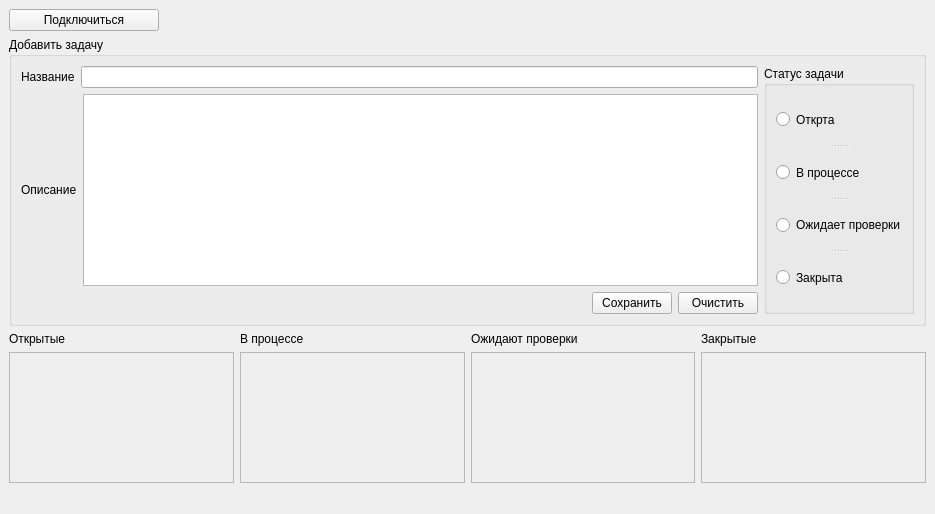
<?xml version="1.0" encoding="UTF-8"?>
<ui version="4.0">
 <class>MainWindow</class>
 <widget class="QMainWindow" name="MainWindow">
  <property name="geometry">
   <rect>
    <x>0</x>
    <y>0</y>
    <width>935</width>
    <height>514</height>
   </rect>
  </property>
  <property name="windowTitle">
   <string>Планировщик задач</string>
  </property>
  <property name="styleSheet">
   <string notr="true">border-top-color: qlineargradient(spread:pad, x1:0, y1:0, x2:1, y2:0, stop:0 rgba(255, 178, 102, 255), stop:0.55 rgba(235, 148, 61, 255), stop:0.98 rgba(0, 0, 0, 255), stop:1 rgba(0, 0, 0, 0));</string>
  </property>
  <widget class="QWidget" name="centralwidget">
   <layout class="QGridLayout" name="gridLayout_3">
    <item row="0" column="0">
     <widget class="QPushButton" name="buttonConnectionServer">
      <property name="minimumSize">
       <size>
        <width>150</width>
        <height>0</height>
       </size>
      </property>
      <property name="maximumSize">
       <size>
        <width>100</width>
        <height>16777215</height>
       </size>
      </property>
      <property name="text">
       <string>Подключиться</string>
      </property>
     </widget>
    </item>
    <item row="1" column="0">
     <widget class="QGroupBox" name="addTaskGroup">
      <property name="sizePolicy">
       <sizepolicy hsizetype="Expanding" vsizetype="Preferred">
        <horstretch>0</horstretch>
        <verstretch>0</verstretch>
       </sizepolicy>
      </property>
      <property name="maximumSize">
       <size>
        <width>16777215</width>
        <height>16777215</height>
       </size>
      </property>
      <property name="autoFillBackground">
       <bool>true</bool>
      </property>
      <property name="title">
       <string>Добавить задачу</string>
      </property>
      <property name="flat">
       <bool>false</bool>
      </property>
      <property name="checkable">
       <bool>false</bool>
      </property>
      <layout class="QGridLayout" name="gridLayout">
       <item row="0" column="0">
        <layout class="QVBoxLayout" name="verticalLayout">
         <item>
          <layout class="QHBoxLayout" name="horizontalLayout">
           <item>
            <widget class="QLabel" name="labelTaskName">
             <property name="text">
              <string>Название</string>
             </property>
            </widget>
           </item>
           <item>
            <widget class="QLineEdit" name="taskName"/>
           </item>
          </layout>
         </item>
         <item>
          <layout class="QHBoxLayout" name="horizontalLayout_2">
           <item>
            <widget class="QLabel" name="labelTaskDescription">
             <property name="text">
              <string>Описание</string>
             </property>
             <property name="wordWrap">
              <bool>true</bool>
             </property>
            </widget>
           </item>
           <item>
            <widget class="QTextEdit" name="taskDescription"/>
           </item>
          </layout>
         </item>
         <item>
          <layout class="QHBoxLayout" name="horizontalLayout_3">
           <item>
            <spacer name="horizontalSpacer">
             <property name="orientation">
              <enum>Qt::Horizontal</enum>
             </property>
             <property name="sizeHint" stdset="0">
              <size>
               <width>40</width>
               <height>20</height>
              </size>
             </property>
            </spacer>
           </item>
           <item>
            <widget class="QPushButton" name="saveButton">
             <property name="text">
              <string>Сохранить</string>
             </property>
            </widget>
           </item>
           <item>
            <widget class="QPushButton" name="clearButton">
             <property name="text">
              <string>Очистить</string>
             </property>
            </widget>
           </item>
          </layout>
         </item>
        </layout>
       </item>
       <item row="0" column="1">
        <widget class="QGroupBox" name="groupBox">
         <property name="title">
          <string>Статус задачи</string>
         </property>
         <layout class="QGridLayout" name="gridLayout_2">
          <item row="0" column="0">
           <layout class="QVBoxLayout" name="verticalLayout_6">
            <item>
             <widget class="QSplitter" name="splitter">
              <property name="orientation">
               <enum>Qt::Vertical</enum>
              </property>
              <widget class="QRadioButton" name="radioOpen">
               <property name="text">
                <string>Открта</string>
               </property>
              </widget>
              <widget class="QRadioButton" name="radioProcess">
               <property name="text">
                <string>В процессе</string>
               </property>
              </widget>
              <widget class="QRadioButton" name="radioVerification">
               <property name="text">
                <string>Ожидает проверки</string>
               </property>
              </widget>
              <widget class="QRadioButton" name="radioClosed">
               <property name="text">
                <string>Закрыта</string>
               </property>
              </widget>
             </widget>
            </item>
           </layout>
          </item>
         </layout>
        </widget>
       </item>
      </layout>
     </widget>
    </item>
    <item row="2" column="0">
     <layout class="QHBoxLayout" name="horizontalLayout_4">
      <item>
       <layout class="QVBoxLayout" name="VLayout1">
        <item>
         <widget class="QLabel" name="label">
          <property name="text">
           <string>Открытые</string>
          </property>
         </widget>
        </item>
        <item>
         <widget class="QScrollArea" name="scrollAreaOpen">
          <property name="widgetResizable">
           <bool>true</bool>
          </property>
          <widget class="QWidget" name="scrollAreaWidgetContents_2">
           <property name="geometry">
            <rect>
             <x>0</x>
             <y>0</y>
             <width>220</width>
             <height>96</height>
            </rect>
           </property>
           <layout class="QGridLayout" name="gridLayout_4">
            <item row="0" column="0">
             <layout class="QVBoxLayout" name="openTaskLayout"/>
            </item>
           </layout>
          </widget>
         </widget>
        </item>
       </layout>
      </item>
      <item>
       <layout class="QVBoxLayout" name="Layout2">
        <item>
         <widget class="QLabel" name="label_2">
          <property name="text">
           <string>В процессе</string>
          </property>
         </widget>
        </item>
        <item>
         <widget class="QScrollArea" name="scrollAreaProcess">
          <property name="widgetResizable">
           <bool>true</bool>
          </property>
          <widget class="QWidget" name="scrollAreaWidgetContents_3">
           <property name="geometry">
            <rect>
             <x>0</x>
             <y>0</y>
             <width>221</width>
             <height>96</height>
            </rect>
           </property>
           <layout class="QGridLayout" name="gridLayout_5">
            <item row="0" column="0">
             <layout class="QVBoxLayout" name="proccesTaskLayout"/>
            </item>
           </layout>
          </widget>
         </widget>
        </item>
       </layout>
      </item>
      <item>
       <layout class="QVBoxLayout" name="Layout3">
        <item>
         <widget class="QLabel" name="label_3">
          <property name="text">
           <string>Ожидают проверки</string>
          </property>
         </widget>
        </item>
        <item>
         <widget class="QScrollArea" name="scrollAreaVer">
          <property name="widgetResizable">
           <bool>true</bool>
          </property>
          <widget class="QWidget" name="scrollAreaWidgetContents_4">
           <property name="geometry">
            <rect>
             <x>0</x>
             <y>0</y>
             <width>220</width>
             <height>96</height>
            </rect>
           </property>
           <layout class="QGridLayout" name="gridLayout_6">
            <item row="0" column="0">
             <layout class="QVBoxLayout" name="verTaskLayout"/>
            </item>
           </layout>
          </widget>
         </widget>
        </item>
       </layout>
      </item>
      <item>
       <layout class="QVBoxLayout" name="Layout4">
        <item>
         <widget class="QLabel" name="label_4">
          <property name="text">
           <string>Закрытые</string>
          </property>
         </widget>
        </item>
        <item>
         <widget class="QScrollArea" name="scrollAreaClosed">
          <property name="widgetResizable">
           <bool>true</bool>
          </property>
          <widget class="QWidget" name="scrollAreaWidgetContents_5">
           <property name="geometry">
            <rect>
             <x>0</x>
             <y>0</y>
             <width>220</width>
             <height>96</height>
            </rect>
           </property>
           <layout class="QGridLayout" name="gridLayout_7">
            <item row="0" column="0">
             <layout class="QVBoxLayout" name="closeTaskLayout"/>
            </item>
           </layout>
          </widget>
         </widget>
        </item>
       </layout>
      </item>
     </layout>
    </item>
   </layout>
  </widget>
  <widget class="QMenuBar" name="menubar">
   <property name="geometry">
    <rect>
     <x>0</x>
     <y>0</y>
     <width>935</width>
     <height>21</height>
    </rect>
   </property>
  </widget>
  <widget class="QStatusBar" name="statusbar"/>
 </widget>
 <resources/>
 <connections/>
</ui>
